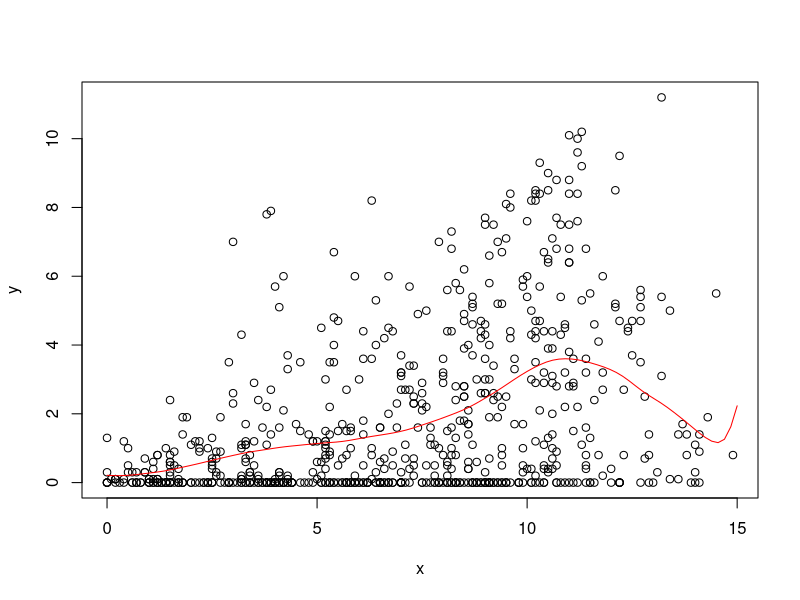
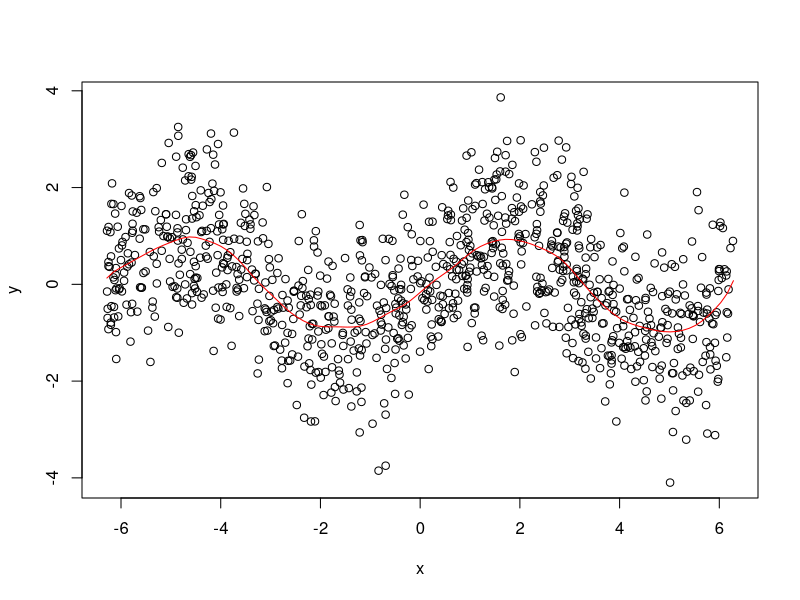

The R script that drew these images, in order:
## STAT610 - HW5
## Anthony Shin
## Oct 29, 2019


llr = function(x, y, z, omega) {
  fits = sapply(z, compute_f_hat, x, y, omega)
  return(fits)
}


compute_f_hat = function(z, x, y, omega) {
  # Wz = make_weight_matrix(z, x, omega)
  r = abs(x - z) / omega  
  w = sapply(r, W) # a vector of weights instead of a matrix with weights on the diagonal
  X = make_predictor_matrix(x)
  # f_hat = c(1, z) %*% solve(t(X) %*% Wz %*% X) %*% t(X) %*% Wz %*% y
  f_hat = c(1, z) %*% solve(t(X) %*% apply(X, 2, function(x) w*x)) %*% t(X) %*% apply(matrix(y), 2, function(y) w*y)
  return(f_hat)
}


make_weight_matrix = function(z, x, omega) {
  r = abs(x - z) / omega  # this is a vector of the same length as x
  w = sapply(r, W)  # this is a vector of the same length as x and r
  Wz = diag(w)  # this is a diagonal matrix with elements from w
  return(Wz)
}


W = function(r) {
  if (abs(r) < 1) {
    return((1 - abs(r) ** 3) ** 3)
  } else {
    return(0)
  }
}


make_predictor_matrix = function(x) {
  n = length(x)
  return(cbind(rep(1, n), x))
}


# --- example 1 --- #

# get the data
data(french_fries, package = 'reshape2')
french_fries = na.omit(french_fries)

# input data
x = french_fries$potato
y = french_fries$buttery

# space along which to smooth
z = seq(0, 15, length.out = 100)

# run smoothing
fits = llr(z = z, x = x, y = y, omega = 2)

# plot the data and the smoother
plot(x, y)
lines(z, fits, col = 'red')


# --- example 2 --- #

# noisy sine wave
x = runif(1000, -2 * pi, 2 * pi)
y = sin(x) + rnorm(length(x))

# space along which to smooth
z = seq(-2 * pi, 2 * pi, length.out = 100)

# run smoothing
fits = llr(z = z, x = x, y = y, omega = pi / 3)

# plot the data and the smoother
plot(x, y)
lines(z, fits, col = 'red')


